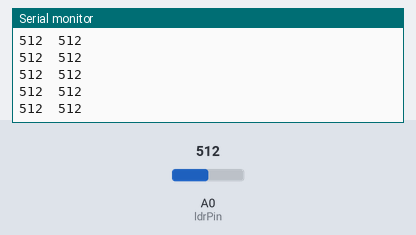
Bench run of a sketch on a simulated Arduino Uno, built with avr-gcc and run on an emulated ATmega328P. On the bench: the last lines printed to the serial monitor. The inputs (shaded band) are chosen by the test bench; at power-on: A0 (ldrPin) = 512.

Above: at 1.2 s.
1.3 s: A0 (ldrPin) set to 989
At 1.33 s:
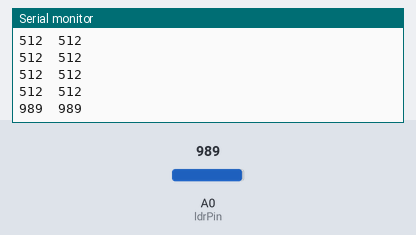
2.8 s: A0 (ldrPin) set to 1008
At 2.84 s:
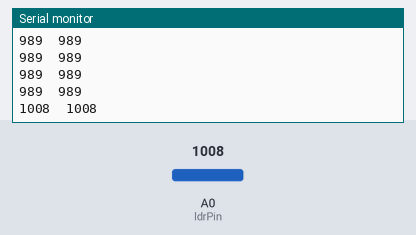
Timing chart, 0 to 5.8 s (numbered marks = the images above; inputs shaded):
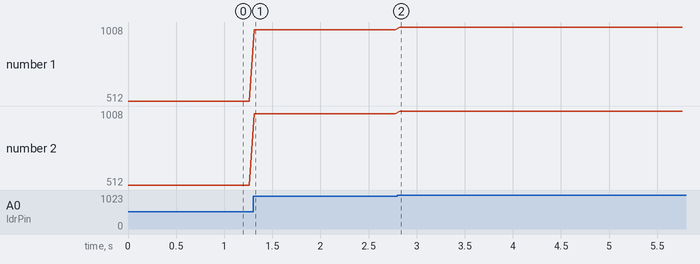

Measured:
- after the input at 1.3 s, the serial monitor: prints a new line at once (image 1)
- after the input at 2.8 s, the serial monitor: prints a new line at once (image 2)
- plotted number 1: 512 → 989 after the input at 1.3 s, 989 → 1008 after the input at 2.8 s
- plotted number 2: 512 → 989 after the input at 1.3 s, 989 → 1008 after the input at 2.8 s

The sketch:

jamn_ldr.ino
```cpp
int ldrPin = A0;

const int length = 1;
unsigned int ldrValues[length] = {0};

int index = 0;

void setup() {
  Serial.begin(9600);  // Starta Serial Monitor
  pinMode(ldrPin, INPUT);
}

int calculateAverage() {
  long sum = 0;

  // (7) Summera alla värden i arrayen
  for (int i = 0; i < length; i++) {
    sum = sum + ldrValues[i];
  }

  // (8) Beräkna medelvärdet
  float average = sum / length;
  return average;
}

void loop() {
  int raw = analogRead(ldrPin);

  // (4) Läs ett nytt sensorvärde och skriv över det äldsta värdet i arrayen
  ldrValues[index] = raw;

  // (5) Öka index-variabeln med 1 och återställ den om den går utanför arrayens storlek
  index = (index+1) % length;

  // (6) Skapa temporära variabler för att beräkna summan och medelvärdet
  int average = calculateAverage();

  // (9) Visa resultatet på Serial Monitor
  Serial.print(raw);
  Serial.print("  ");
  Serial.println(average);

  delay(50);  // Kort paus för stabilare mätningar
}
```
